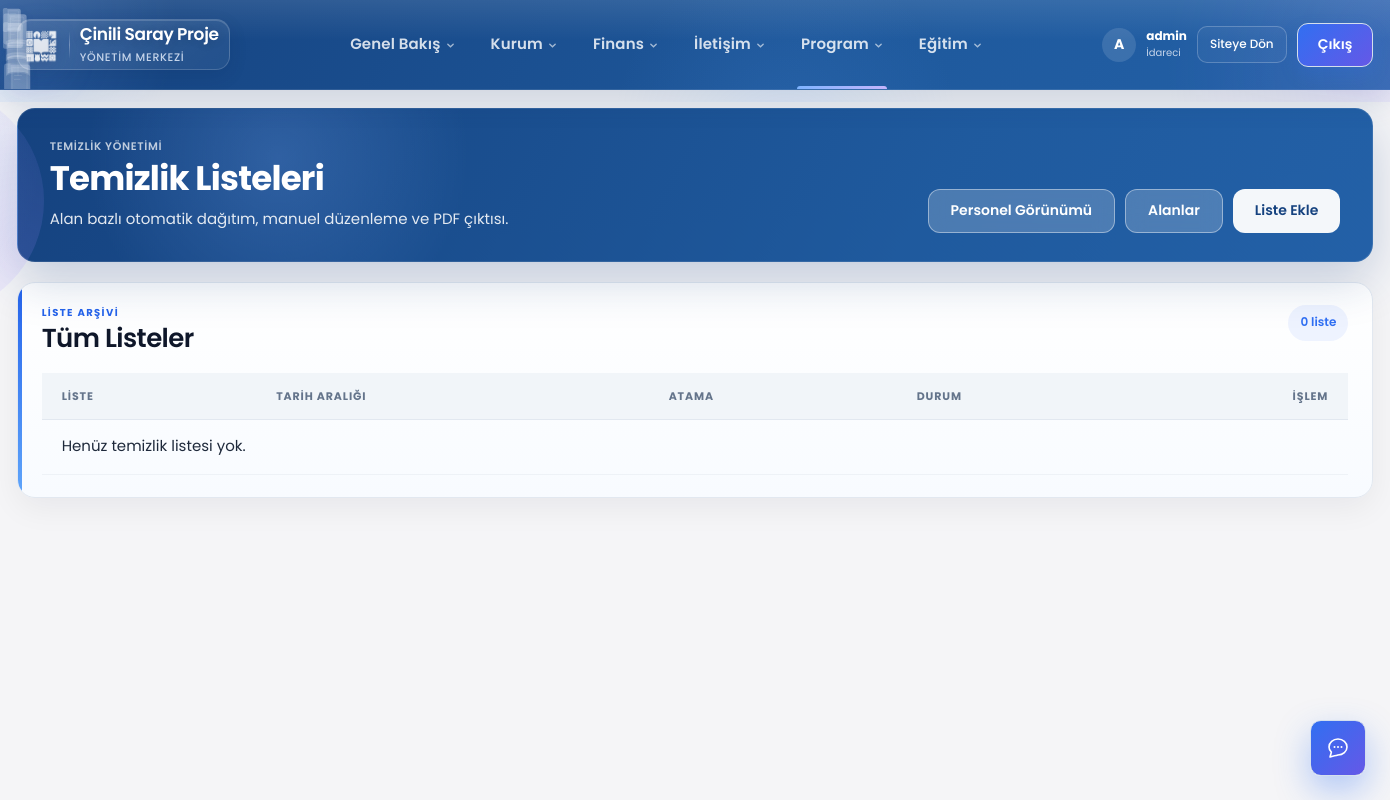
The app's page /yonetim/temizlik/ (signed in), older data.
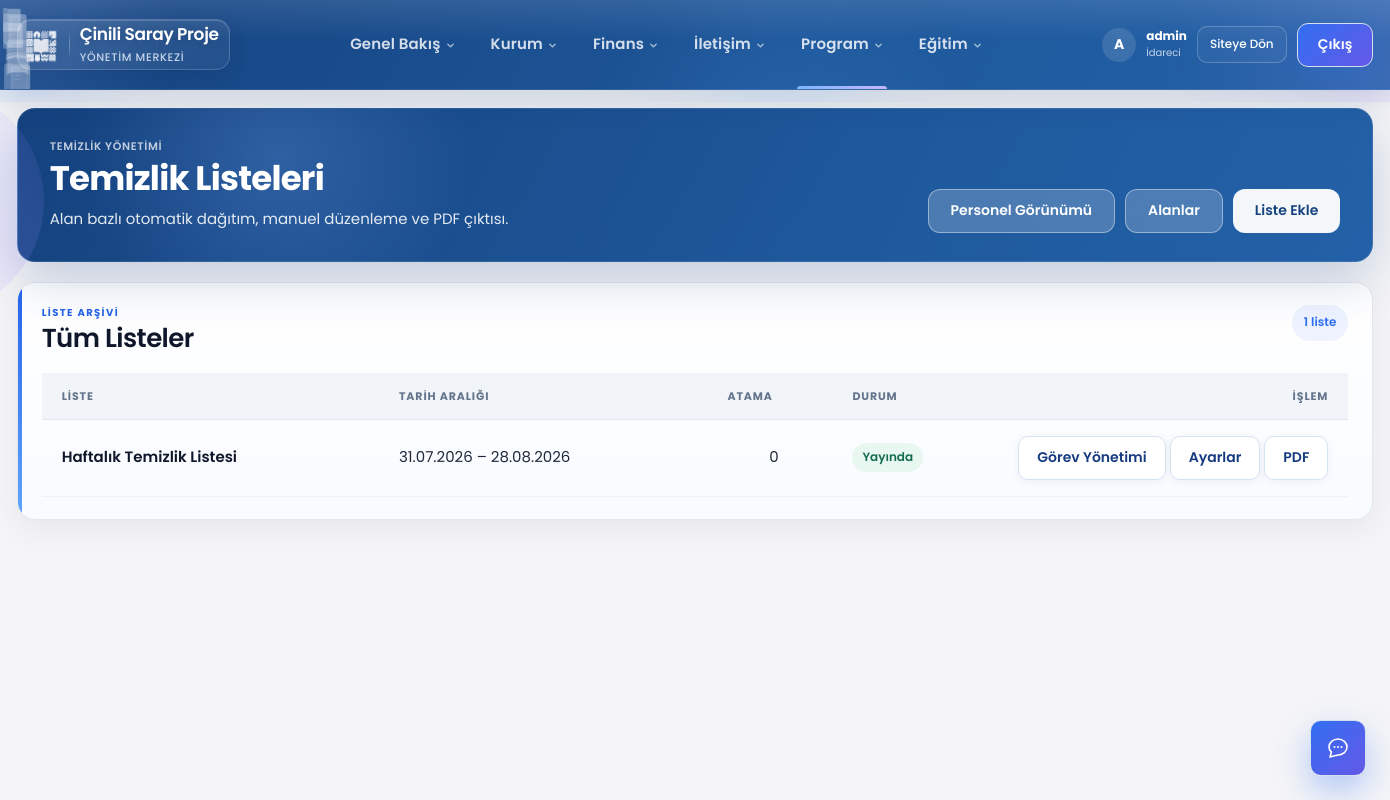
The same page, newer data.
### takip/models.py (models this page shows, shortened)
class TemizlikListesi(models.Model):
    ad = models.CharField(
        max_length=200,
        verbose_name="Liste adı",
    )
    baslangic_tarihi = models.DateField(
        verbose_name="Başlangıç tarihi",
    )
    bitis_tarihi = models.DateField(
        verbose_name="Bitiş tarihi",
    )
    cumartesi_dahil = models.BooleanField(
        default=True,
        verbose_name="Cumartesi dahil",
    )
    pazar_dahil = models.BooleanField(
        default=False,
        verbose_name="Pazar dahil",
    )
    haric_tarihler = models.JSONField(
        default=list,
        blank=True,
        verbose_name="Hariç tutulan günler",
        help_text="ISO formatında tarih listesi (YYYY-MM-DD).",
    )
    alanlar = models.ManyToManyField(
        TemizlikAlani,
        blank=True,
        related_name="temizlik_listeleri",
        verbose_name="Temizlik alanları",
        help_text="Boş bırakılırsa tüm aktif alanlar kullanılır.",
    )
    talebe_havuzu = models.ManyToManyField(
        Talebe,
        blank=True,
        related_name="temizlik_listeleri",
        verbose_name="Talebe havuzu",
        help_text="Boş bırakılırsa tüm aktif talebeler kullanılır.",
    )
    aktif = models.BooleanField(
        default=True,
        verbose_name="Aktif",
    )
    olusturan = models.ForeignKey(
        User,
        on_delete=models.SET_NULL,
        null=True,
        blank=True,
        related_name="olusturdugu_temizlik_listeleri",
        verbose_name="Oluşturan",
    )
    olusturulma = models.DateTimeField(auto_now_add=True)
    guncellenme = models.DateTimeField(auto_now=True)
    class Meta:
        verbose_name = "Temizlik listesi"
        verbose_name_plural = "Temizlik listeleri"
        ordering = ["-baslangic_tarihi", "ad"]
    @property
    def tarih_araligi_goster(self) -> str:
        return (
            f"{self.baslangic_tarihi.strftime('%d.%m.%Y')}"
            f" – {self.bitis_tarihi.strftime('%d.%m.%Y')}"
        )
    @property
    def yayinda_mi(self) -> bool:
        if not self.aktif:
            return False
        bugun = timezone.localdate()
        return self.baslangic_tarihi <= bugun <= self.bitis_tarihi

### takip/yonetim_views.py (the view)
@yonetici_gerekli
def temizlik_listesi(request):
    listeler = (
        TemizlikListesi.objects.prefetch_related("atamalar")
        .annotate(gun_sayisi=Count("atamalar", distinct=True))
        .order_by("-baslangic_tarihi", "ad")
    )
    return render(
        request,
        "yonetim/temizlik_listesi.html",
        {
            "listeler": listeler,
            "bugun_atamalar": bugunun_atamalari(),
        },
    )

### takip/asistan_service.py (called while the page is built)
def asistan_kullanilabilir(user: User) -> bool:
    if not getattr(settings, "AI_ASSISTANT_ENABLED", True):
        return False
    if not user.is_authenticated:
        return False
    if kullanici_veli_mi(user) or kullanici_talebe_mi(user) or ogretmen_paneli_kullanicisi_mi(user):
        return False
    return can(user, "asistan", "view") or user.is_superuser

### takip/ogretmen_service.py (called while the page is built, shortened)
def ogretmen_hocasi_for_user(user: User) -> EtutHocasi | None:
    if not user.is_authenticated:
        return None
    hoca = etut_hocasi_for_user(user)
    if hoca and hoca.aktif:
        return hoca

def kullanici_ogretmen_mi(user: User) -> bool:
    return ogretmen_hocasi_for_user(user) is not None

def ogretmen_paneli_kullanicisi_mi(user: User) -> bool:
    if not kullanici_ogretmen_mi(user):
        return False
    if user.is_superuser:
        return False
    try:
        profil = user.personel_profili
    except Exception:
        return True
    return not profil.aktif

### takip/panel_permissions.py (called while the page is built)
def kullanici_rolu(user: User) -> str | None:
    return kullanici_birincil_rol_slug(user)

def rol_etiketi(user: User) -> str:
    rol = kullanici_rolu(user)
    if not rol:
        return "Personel"
    return ROL_ETIKETLERI.get(rol, "Personel")

### templates/yonetim/temizlik_listesi.html (shortened to what this page needs)
{% extends "yonetim/base.html" %}
{% block content %}
<header class="page-head patterned-page-head yonetim-page-head">
    <div>
        <p class="kicker">TEMİZLİK YÖNETİMİ</p>
        <h1>Temizlik Listeleri</h1>
        <p class="muted">Alan bazlı otomatik dağıtım, manuel düzenleme ve PDF çıktısı.</p>
    </div>
    <div class="yonetim-page-head-actions">
        <a href="{% url 'temizlik_panel' %}" class="ghost-btn yonetim-head-ghost">Personel Görünümü</a>
        <a href="{% url 'yonetim:temizlik_alan_listesi' %}" class="ghost-btn">Alanlar</a>
        <a href="{% url 'yonetim:temizlik_ekle' %}" class="primary-btn">Liste Ekle</a>
    </div>
</header>
<section class="report-table-card yonetim-table-card">
    <div class="card-heading">
        <div>
            <p class="card-kicker">LİSTE ARŞİVİ</p>
            <h2>Tüm Listeler</h2>
        </div>
        <span class="report-record-count">{{ listeler|length }} liste</span>
    </div>
    <div class="responsive-table">
        <table class="report-data-table yonetim-data-table">
            <thead>
                <tr>
                    <th>Liste</th>
                    <th>Tarih Aralığı</th>
                    <th>Atama</th>
                    <th>Durum</th>
                    <th class="yonetim-action-col">İşlem</th>
                </tr>
            </thead>
            <tbody>
                {% for liste in listeler %}
                <tr>
                    <td><strong>{{ liste.ad }}</strong></td>
                    <td>{{ liste.tarih_araligi_goster }}</td>
                    <td class="num-col">{{ liste.gun_sayisi }}</td>
                    <td>
                        {% if liste.yayinda_mi %}
                            <span class="status-pill status-okunuyor">Yayında</span>
                        {% elif liste.aktif %}
                            <span class="status-pill status-yarim">Planlı / Arşiv</span>
                        {% else %}
                            <span class="status-pill status-iade">Pasif</span>
                        {% endif %}
                    </td>
                    <td class="yonetim-action-col">
                        <a href="{% url 'yonetim:temizlik_gorev_panel' liste.pk %}" class="yonetim-link">Görev Yönetimi</a>
                        <a href="{% url 'yonetim:temizlik_duzenle' liste.pk %}" class="yonetim-link">Ayarlar</a>
                        <a href="{% url 'yonetim:temizlik_pdf' liste.pk %}" class="yonetim-link">PDF</a>
                    </td>
                </tr>
                {% empty %}
                <tr>
                    <td colspan="5" class="report-empty">Henüz temizlik listesi yok.</td>
                </tr>
                {% endfor %}
            </tbody>
        </table>
    </div>
</section>
{% endblock %}

Row changes from the older to the newer data that the page shows:
added TemizlikListesi: ad "Haftalık Temizlik Listesi", tarih_araligi_goster "31.07.2026 – 28.08.2026", gun_sayisi "0", aktif "Yayında"
Text that changed along with them:
{{ listeler|length }}: "0" → "1"
text no longer shown: "Henüz temizlik listesi yok."
